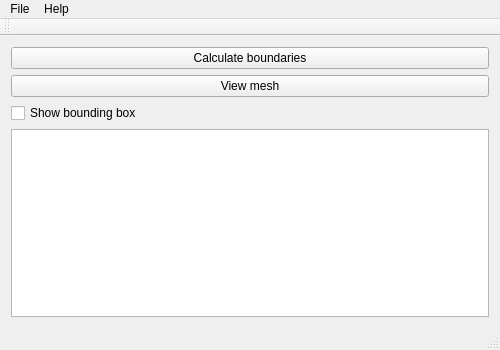
<?xml version="1.0" encoding="UTF-8"?>
<ui version="4.0">
 <class>viewerClass</class>
 <widget class="QMainWindow" name="viewerClass">
  <property name="geometry">
   <rect>
    <x>0</x>
    <y>0</y>
    <width>500</width>
    <height>350</height>
   </rect>
  </property>
  <property name="minimumSize">
   <size>
    <width>500</width>
    <height>350</height>
   </size>
  </property>
  <property name="windowTitle">
   <string>plyViewer</string>
  </property>
  <widget class="QWidget" name="centralWidget">
   <layout class="QVBoxLayout" name="verticalLayout">
    <item>
     <widget class="QPushButton" name="buttCalcBound">
      <property name="text">
       <string>Calculate boundaries</string>
      </property>
     </widget>
    </item>
    <item>
     <widget class="QPushButton" name="buttViewMesh">
      <property name="text">
       <string>View mesh</string>
      </property>
     </widget>
    </item>
    <item>
     <widget class="QCheckBox" name="cbBoundingBox">
      <property name="text">
       <string>Show bounding box</string>
      </property>
     </widget>
    </item>
    <item>
     <widget class="QTextEdit" name="textEdit"/>
    </item>
   </layout>
  </widget>
  <widget class="QMenuBar" name="menuBar">
   <property name="geometry">
    <rect>
     <x>0</x>
     <y>0</y>
     <width>500</width>
     <height>21</height>
    </rect>
   </property>
   <widget class="QMenu" name="menuFile">
    <property name="title">
     <string>File</string>
    </property>
    <addaction name="actionOpen"/>
    <addaction name="actionUnload"/>
    <addaction name="separator"/>
    <addaction name="actionQuit"/>
   </widget>
   <widget class="QMenu" name="menuHelp">
    <property name="title">
     <string>Help</string>
    </property>
    <addaction name="actionAbout"/>
   </widget>
   <addaction name="menuFile"/>
   <addaction name="menuHelp"/>
  </widget>
  <widget class="QToolBar" name="mainToolBar">
   <attribute name="toolBarArea">
    <enum>TopToolBarArea</enum>
   </attribute>
   <attribute name="toolBarBreak">
    <bool>false</bool>
   </attribute>
  </widget>
  <widget class="QStatusBar" name="statusBar"/>
  <action name="actionOpen">
   <property name="text">
    <string>Open</string>
   </property>
  </action>
  <action name="actionQuit">
   <property name="text">
    <string>Quit</string>
   </property>
  </action>
  <action name="actionView_Help">
   <property name="text">
    <string>View Help</string>
   </property>
  </action>
  <action name="actionAbout">
   <property name="text">
    <string>About</string>
   </property>
  </action>
  <action name="actionUnload">
   <property name="text">
    <string>Unload</string>
   </property>
  </action>
 </widget>
 <layoutdefault spacing="6" margin="11"/>
 <resources>
  <include location="viewer.qrc"/>
 </resources>
 <connections>
  <connection>
   <sender>actionQuit</sender>
   <signal>triggered()</signal>
   <receiver>viewerClass</receiver>
   <slot>close()</slot>
   <hints>
    <hint type="sourcelabel">
     <x>-1</x>
     <y>-1</y>
    </hint>
    <hint type="destinationlabel">
     <x>249</x>
     <y>174</y>
    </hint>
   </hints>
  </connection>
 </connections>
</ui>
